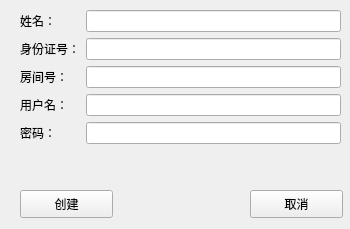
<?xml version="1.0" encoding="UTF-8"?>
<ui version="4.0">
 <class>ClientSignUp</class>
 <widget class="QWidget" name="ClientSignUp">
  <property name="geometry">
   <rect>
    <x>0</x>
    <y>0</y>
    <width>350</width>
    <height>229</height>
   </rect>
  </property>
  <property name="windowTitle">
   <string>Form</string>
  </property>
  <widget class="QPushButton" name="create">
   <property name="geometry">
    <rect>
     <x>20</x>
     <y>190</y>
     <width>93</width>
     <height>28</height>
    </rect>
   </property>
   <property name="text">
    <string>创建</string>
   </property>
  </widget>
  <widget class="QPushButton" name="cancel">
   <property name="geometry">
    <rect>
     <x>250</x>
     <y>190</y>
     <width>93</width>
     <height>28</height>
    </rect>
   </property>
   <property name="text">
    <string>取消</string>
   </property>
  </widget>
  <widget class="QWidget" name="">
   <property name="geometry">
    <rect>
     <x>20</x>
     <y>10</y>
     <width>321</width>
     <height>161</height>
    </rect>
   </property>
   <layout class="QFormLayout" name="formLayout">
    <item row="0" column="0">
     <widget class="QLabel" name="label">
      <property name="text">
       <string>姓名：</string>
      </property>
     </widget>
    </item>
    <item row="0" column="1">
     <widget class="QLineEdit" name="name"/>
    </item>
    <item row="1" column="0">
     <widget class="QLabel" name="label_2">
      <property name="text">
       <string>身份证号：</string>
      </property>
     </widget>
    </item>
    <item row="1" column="1">
     <widget class="QLineEdit" name="IDNumber"/>
    </item>
    <item row="2" column="0">
     <widget class="QLabel" name="label_3">
      <property name="text">
       <string>房间号：</string>
      </property>
     </widget>
    </item>
    <item row="2" column="1">
     <widget class="QLineEdit" name="roomNumber"/>
    </item>
    <item row="3" column="0">
     <widget class="QLabel" name="label_4">
      <property name="text">
       <string>用户名：</string>
      </property>
     </widget>
    </item>
    <item row="3" column="1">
     <widget class="QLineEdit" name="username"/>
    </item>
    <item row="4" column="0">
     <widget class="QLabel" name="label_5">
      <property name="text">
       <string>密码：</string>
      </property>
     </widget>
    </item>
    <item row="4" column="1">
     <widget class="QLineEdit" name="password"/>
    </item>
   </layout>
  </widget>
 </widget>
 <resources/>
 <connections/>
</ui>
